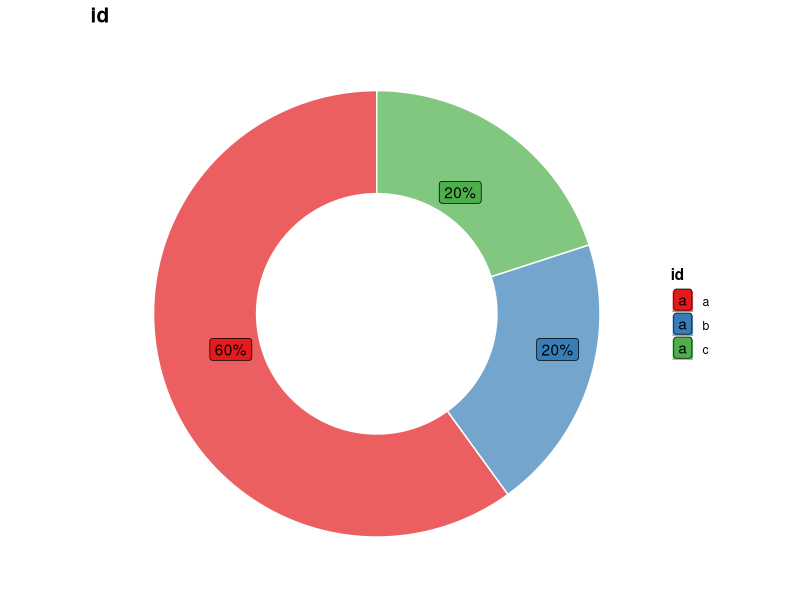

This figure's R source:
library(ggplot2)
library(magrittr)
library(dplyr)
library(ggrepel)
library(stringr)

a <-c('a','a','b','a','c')
data <- as.data.frame(a)
names(data)<-'id'

data <- data %>% group_by(id) %>% summarise('count'=n()) %>% 
  mutate('proportion'= round(count*100/nrow(data), digits = 2))

data %>% ggplot(aes(x=2, y=proportion, fill= id)) +
  geom_bar(alpha=0.7, stat = 'identity',color='white') +
  coord_polar('y', start = 0, direction = 1) +
  scale_fill_brewer(palette = 'Set1', name= 'id') + 
  theme_void()+ xlim(0.5,2.5) + xlab('') +ylab('')+
  geom_label_repel(aes(y = 100-cumsum(proportion) + proportion/2, label=str_c(proportion,'%'))) +
  ggtitle('id') + theme(plot.title = element_text(size=15,face="bold"),
                            legend.title = element_text(face = 'bold'))

